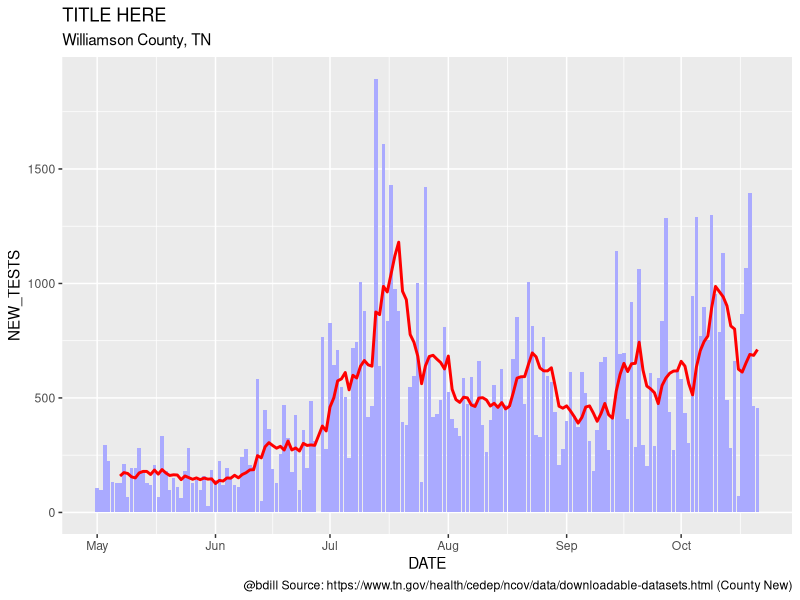
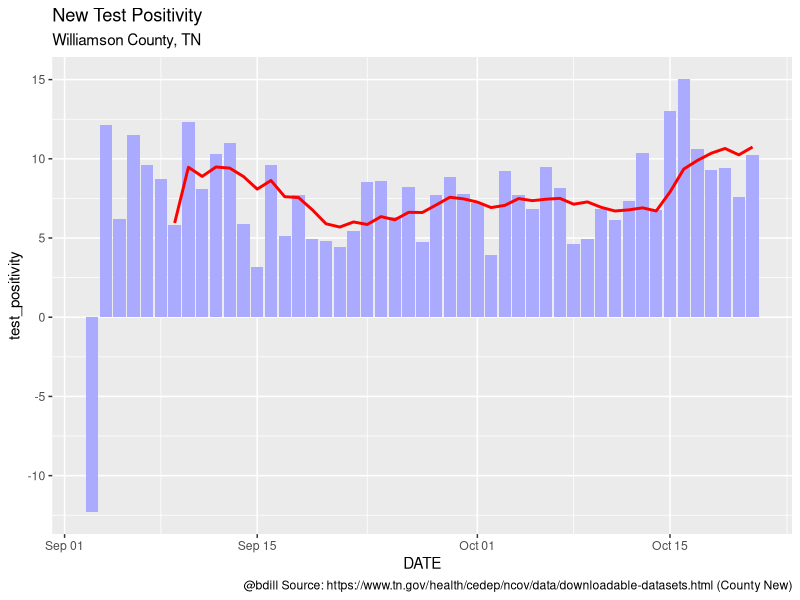
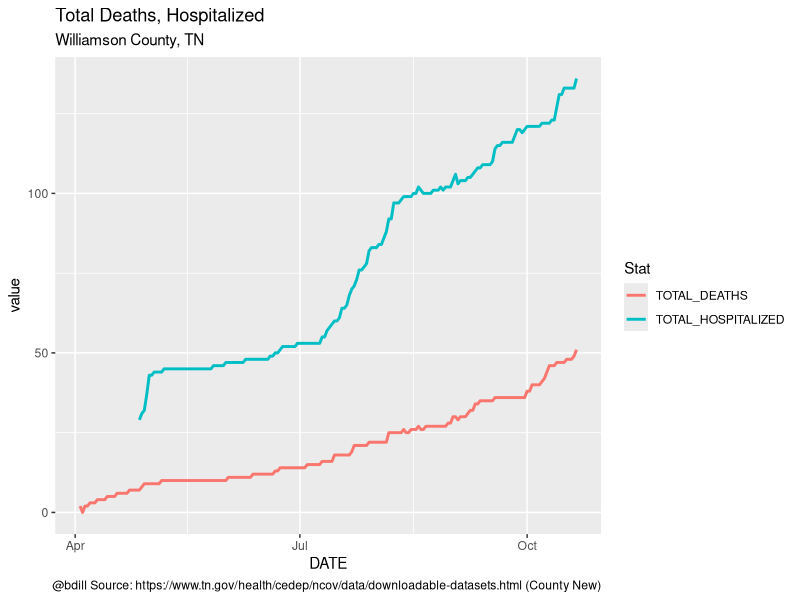
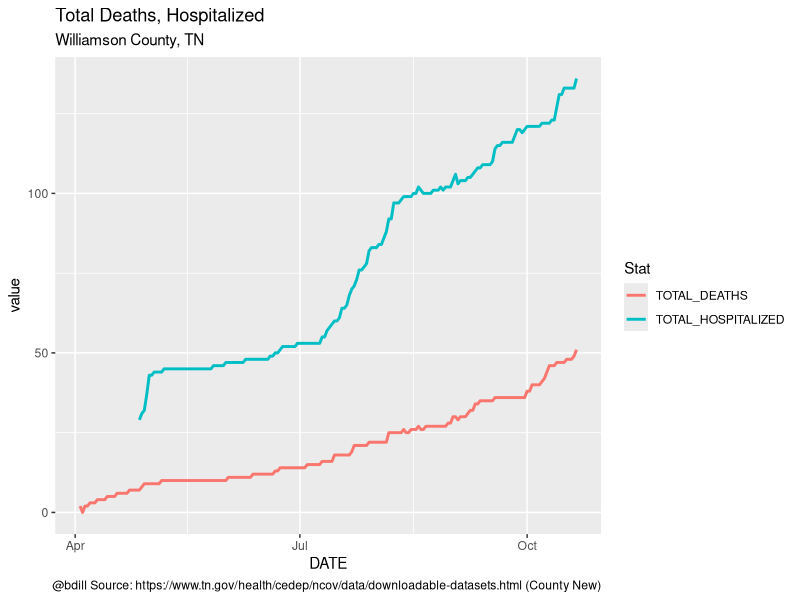

R code for these plots, in order:
# Williamson County TN

library(readxl)
library(tidyverse)

d <- read_xlsx("data/TN-Public-Dataset-County-New.XLSX", col_types = c("date", "text", "numeric", "numeric", "numeric", "numeric", "numeric", "numeric", "numeric", "numeric", "numeric", "numeric", "numeric", "numeric", "numeric", "numeric", "numeric", "numeric", "numeric", "numeric", "numeric", "numeric", "numeric", "numeric"))
?read_xlsx

wmson <- d %>% 
  filter(DATE >= "2020-04-01") %>% 
  filter(COUNTY == "Williamson")
  


my_blue <- "#aaaaff"
my_labs <- labs(title = "TITLE HERE",
             subtitle = "Williamson County, TN ",
             caption = "@bdill Source: https://www.tn.gov/health/cedep/ncov/data/downloadable-datasets.html (County New)")

#----- New Cases -----
wmson %>% 
  filter(DATE >= "2020-05-01") %>% 
  mutate(NEW_TESTS_07da = zoo::rollmean(NEW_TESTS, k = 7, fill = NA, align = "right")) %>% 
  ggplot(aes(DATE, NEW_TESTS)) +
  geom_col(fill = my_blue) +
  geom_line(aes(DATE, NEW_TESTS_07da), color = "red", size = 1) +
  my_labs

#----- Positivity -----
wmson %>% 
  filter(DATE >= "2020-09-03") %>% 
  mutate(test_positivity = NEW_POS_TESTS * 100 / NEW_TESTS,
         test_positivity_07da = zoo::rollmean(test_positivity, k = 7, fill = NA, align = "right")) %>% 
  ggplot(aes(DATE, test_positivity)) +
  geom_col(fill = my_blue) +
  geom_line(aes(DATE, test_positivity_07da), color = "red", size = 1) +
  my_labs +
  labs(title = "New Test Positivity")

#----- TOTAL_HOSPITALIZED -----
wmson %>% 
  filter(DATE >= "2020-04-03") %>% 
  pivot_longer(cols = c("TOTAL_HOSPITALIZED", "TOTAL_DEATHS"), names_to = "Stat") %>% 
  select(DATE, Stat, value)  %>% 
#select(DATE, TOTAL_HOSPITALIZED)
  ggplot() +
  geom_line(aes(DATE, value, color = Stat), size = 1) +
#  geom_line(aes(DATE, TOTAL_DEATHS)) +
  ylim(c(0, max(wmson$TOTAL_HOSPITALIZED))) +
  #scale_y_continuous(limit = )
  my_labs +
  labs(title = "Total Deaths, Hospitalized")

  ggsave("output/TN_Williamson_tot_death_hosp.png", width = 8, height = 5, dpi = 200)
  
  